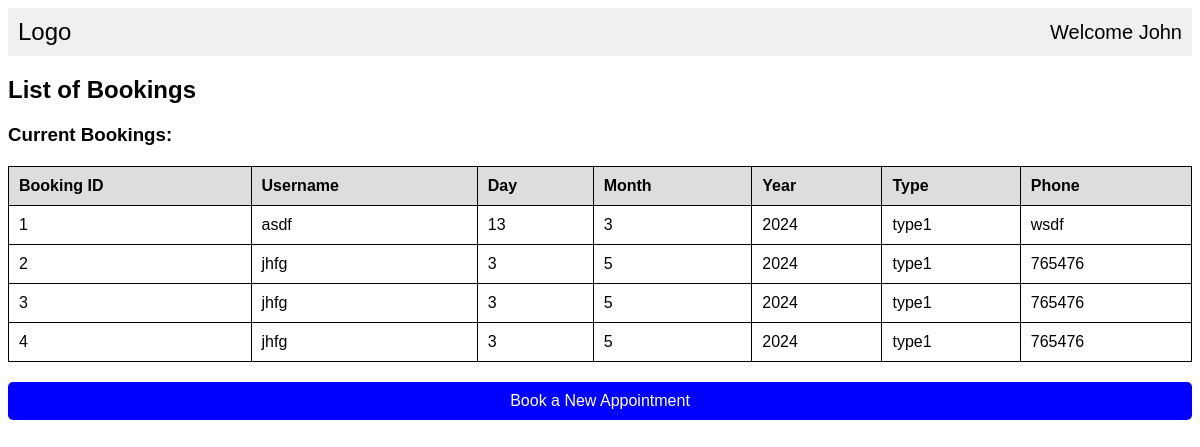
Page /booklist on the committed database.
### userProgram.py (models this page shows, shortened)
class Booking(db.Model):
    id = db.Column(db.Integer, primary_key=True)
    username = db.Column(db.String(80), unique=False, nullable=False)
    day = db.Column(db.Integer, nullable=False)
    month = db.Column(db.Integer, nullable=False)
    year = db.Column(db.Integer, unique=False, nullable=False)
    type = db.Column(db.String(120), unique=False, nullable=False)
    phone = db.Column(db.String(20), unique=False, nullable=False)

### userProgram.py (the view)
@app.route('/booklist')
def bookingsList():
    all_bookings = db.session.query(Booking).all()
    return render_template('BookingsList2.html', bookings=all_bookings)

### templates/BookingsList2.html (shortened to what this page needs)
<!DOCTYPE html>
<html lang="en">
<head>
</head>
<body>
<div class="header">
    <div class="logo">Logo</div>
    <div class="welcome">Welcome <span id="userFirstName">{{ first_name }}</span></div>
</div>
<h2>List of Bookings</h2>
<section>
  <h3>Current Bookings:</h3>
  <table>
    <tr>
      <th>Booking ID</th>
      <th>Username</th>
      <th>Day</th>
      <th>Month</th>
      <th>Year</th>
      <th>Type</th>
      <th>Phone</th>
    </tr>
    {% if bookings %}
      {% for booking in bookings %}
        <tr>
          <td>{{ booking.id }}</td>
          <td>{{ booking.username }}</td>
          <td>{{ booking.day }}</td>
          <td>{{ booking.month }}</td>
          <td>{{ booking.year }}</td>
          <td>{{ booking.type }}</td>
          <td>{{ booking.phone }}</td>
        </tr>
      {% endfor %}
    {% else %}
      <tr>
        <td colspan="7">Nothing to show</td>
      </tr>
    {% endif %}
  </table>
  <a href="{{ url_for('newBooking') }}" class="booking-btn">Book a New Appointment</a>
</section>
</body>
</html>

### templates/BookingsList2.html (style rules this page uses)
body { font-family: Arial, sans-serif; }
.header { display: flex; justify-content: space-between; align-items: center; padding: 10px; background-color: #f0f0f0; }
.header .logo { font-size: 24px; }
.welcome { font-size: 20px; }
table { width: 100%; margin-top: 20px; border-collapse: collapse; }
table, th, td { border: 1px solid black; }
th, td { padding: 10px; text-align: left; }
th { background-color: #ddd; }
.booking-btn { display: block; margin: 20px 0; text-align: center; padding: 10px 20px; background-color: blue; color: white; text-decoration: none; border-radius: 5px; }

### rows in the picture
Booking: id "1", username "asdf", day "13", month "3", year "2024", type "type1", phone "wsdf"
Booking: id "2", username "jhfg", day "3", month "5", year "2024", type "type1", phone "765476"
Booking: id "3", username "jhfg", day "3", month "5", year "2024", type "type1", phone "765476"
Booking: id "4", username "jhfg", day "3", month "5", year "2024", type "type1", phone "765476"
